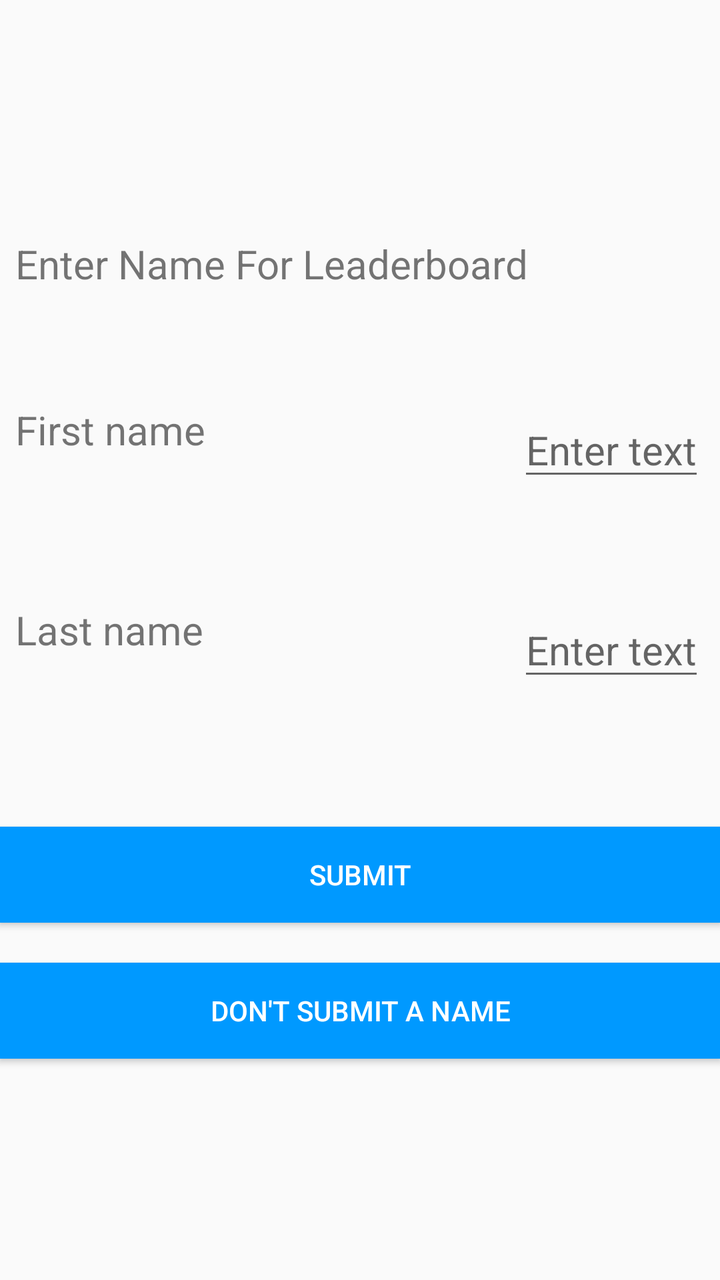
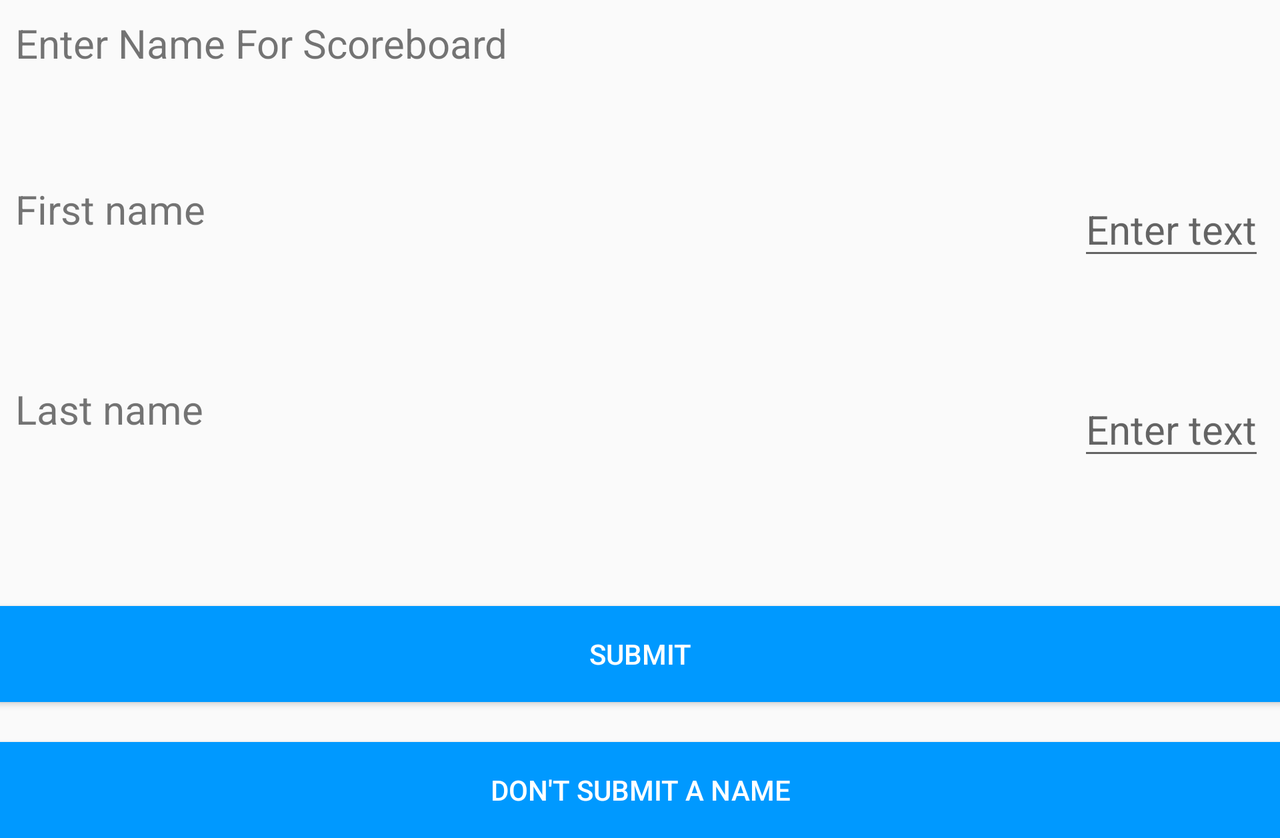

Compare how this app lays out the same screen by default and in its alternative resource folder. The renders come first, then the two layout files and the values they reference.
<!-- AndroidManifest.xml: application theme AppTheme -->
<!-- res/layout/activity_user_name_input.xml -->
<?xml version="1.0" encoding="utf-8"?>
<LinearLayout xmlns:android="http://schemas.android.com/apk/res/android"
        android:layout_width="match_parent"
        android:layout_height="match_parent"
        android:paddingBottom="@dimen/activity_vertical_margin"
        android:paddingLeft="@dimen/activity_horizontal_margin"
        android:paddingRight="@dimen/activity_horizontal_margin"
        android:paddingTop="@dimen/activity_vertical_margin"
        android:gravity="center"
        android:orientation="vertical" >

    <RelativeLayout
        android:layout_width="match_parent"
        android:layout_height="wrap_content"
        android:padding="8dp"
        android:layout_marginBottom="40dp">

    <TextView
        android:layout_width="wrap_content"
        android:layout_height="wrap_content"
        android:text="Enter Name For Leaderboard"
        android:textSize="20sp"
        android:id="@+id/EnterNameLabel"/>

    </RelativeLayout>


    <RelativeLayout
        android:layout_width="match_parent"
        android:layout_height="wrap_content"
        android:padding="8dp"
        android:layout_marginBottom="40dp">

    <TextView
        android:layout_width="wrap_content"
        android:layout_height="wrap_content"
        android:text="First name"
        android:textSize="20sp"
        android:layout_alignParentLeft="true"
        android:id="@+id/firstNameLabel"/>

        <EditText
            android:layout_width="wrap_content"
            android:layout_height="wrap_content"
            android:text=""
            android:hint="Enter text"
            android:textSize="20sp"
            android:layout_alignParentRight="true"
            android:id="@+id/firstName"
            android:inputType="textPersonName"/>

    </RelativeLayout>

    <RelativeLayout
        android:layout_width="match_parent"
        android:layout_height="wrap_content"
        android:padding="8dp"
        android:layout_marginBottom="40dp">


        <TextView
            android:layout_width="wrap_content"
            android:layout_height="wrap_content"
            android:id="@+id/LastNameLabel"
            android:layout_alignParentLeft="true"
            android:text="Last name"
            android:textSize="20sp"/>

        <EditText
            android:layout_width="wrap_content"
            android:layout_height="wrap_content"
            android:id="@+id/lastName"
            android:text=""
            android:hint="Enter text"
            android:textSize="20sp"
            android:layout_alignParentRight="true"
            android:inputType="textPersonName" />

    </RelativeLayout>

    <Button
        android:id="@+id/submitButton"
        android:layout_width="match_parent"
        android:layout_height="wrap_content"
        android:layout_marginTop="20dp"
        android:background="#0099FF"
        android:text="Submit"
        android:textColor="#FFFFFF" />

    <Button
        android:id="@+id/cancelButton"
        android:layout_width="match_parent"
        android:layout_height="wrap_content"
        android:layout_marginTop="20dp"
        android:background="#0099FF"
        android:text="Don't submit a name"
        android:textColor="#FFFFFF" />

</LinearLayout>
<!-- resources referenced by this layout -->
<resources>
  <style name="AppTheme" parent="Theme.AppCompat.Light.DarkActionBar">
          
          <item name="colorPrimary">@color/colorPrimary</item>
          <item name="colorPrimaryDark">@color/colorPrimaryDark</item>
          <item name="colorAccent">@color/colorAccent</item>
      </style>
  <color name="colorPrimary">#3F51B5</color>
  <color name="colorPrimaryDark">#303F9F</color>
  <color name="colorAccent">#FF4081</color>
</resources>
<!-- res/layout-land/activity_user_name_input.xml (the repository's variant of the layout above) -->
<!-- drawn on the phone turned sideways -->
<?xml version="1.0" encoding="utf-8"?>
<ScrollView xmlns:android="http://schemas.android.com/apk/res/android"
    android:layout_width="match_parent"
    android:layout_height="match_parent"
    android:fillViewport="true">
<LinearLayout
        android:layout_width="match_parent"
        android:layout_height="match_parent"
        android:paddingBottom="@dimen/activity_vertical_margin"
        android:paddingLeft="@dimen/activity_horizontal_margin"
        android:paddingRight="@dimen/activity_horizontal_margin"
        android:paddingTop="@dimen/activity_vertical_margin"
        android:gravity="center"
        android:orientation="vertical" >

    <RelativeLayout
        android:layout_width="match_parent"
        android:layout_height="wrap_content"
        android:padding="8dp"
        android:layout_marginBottom="40dp">

    <TextView
        android:layout_width="wrap_content"
        android:layout_height="wrap_content"
        android:text="Enter Name For Scoreboard"
        android:textSize="20sp"
        android:id="@+id/EnterNameLabel"/>

    </RelativeLayout>


    <RelativeLayout
        android:layout_width="match_parent"
        android:layout_height="wrap_content"
        android:padding="8dp"
        android:layout_marginBottom="40dp">

    <TextView
        android:layout_width="wrap_content"
        android:layout_height="wrap_content"
        android:text="First name"
        android:textSize="20sp"
        android:layout_alignParentLeft="true"
        android:id="@+id/firstNameLabel"/>

        <EditText
            android:layout_width="wrap_content"
            android:layout_height="wrap_content"
            android:text=""
            android:hint="Enter text"
            android:textSize="20sp"
            android:layout_alignParentRight="true"
            android:id="@+id/firstName"
            android:inputType="textPersonName"/>



    </RelativeLayout>

    <RelativeLayout
        android:layout_width="match_parent"
        android:layout_height="wrap_content"
        android:padding="8dp"
        android:layout_marginBottom="40dp">


        <TextView
            android:layout_width="wrap_content"
            android:layout_height="wrap_content"
            android:id="@+id/LastNameLabel"
            android:layout_alignParentLeft="true"
            android:text="Last name"
            android:textSize="20sp"/>

        <EditText
            android:layout_width="wrap_content"
            android:layout_height="wrap_content"
            android:id="@+id/lastName"
            android:text=""
            android:hint="Enter text"
            android:textSize="20sp"
            android:layout_alignParentRight="true"
            android:inputType="textPersonName" />

    </RelativeLayout>

    <Button
        android:id="@+id/submitButton"
        android:layout_width="match_parent"
        android:layout_height="wrap_content"
        android:layout_marginTop="20dp"
        android:background="#0099FF"
        android:text="Submit"
        android:textColor="#FFFFFF" />

    <Button
        android:id="@+id/cancelButton"
        android:layout_width="match_parent"
        android:layout_height="wrap_content"
        android:layout_marginTop="20dp"
        android:background="#0099FF"
        android:text="Don't submit a name"
        android:textColor="#FFFFFF" />

</LinearLayout>
</ScrollView>
